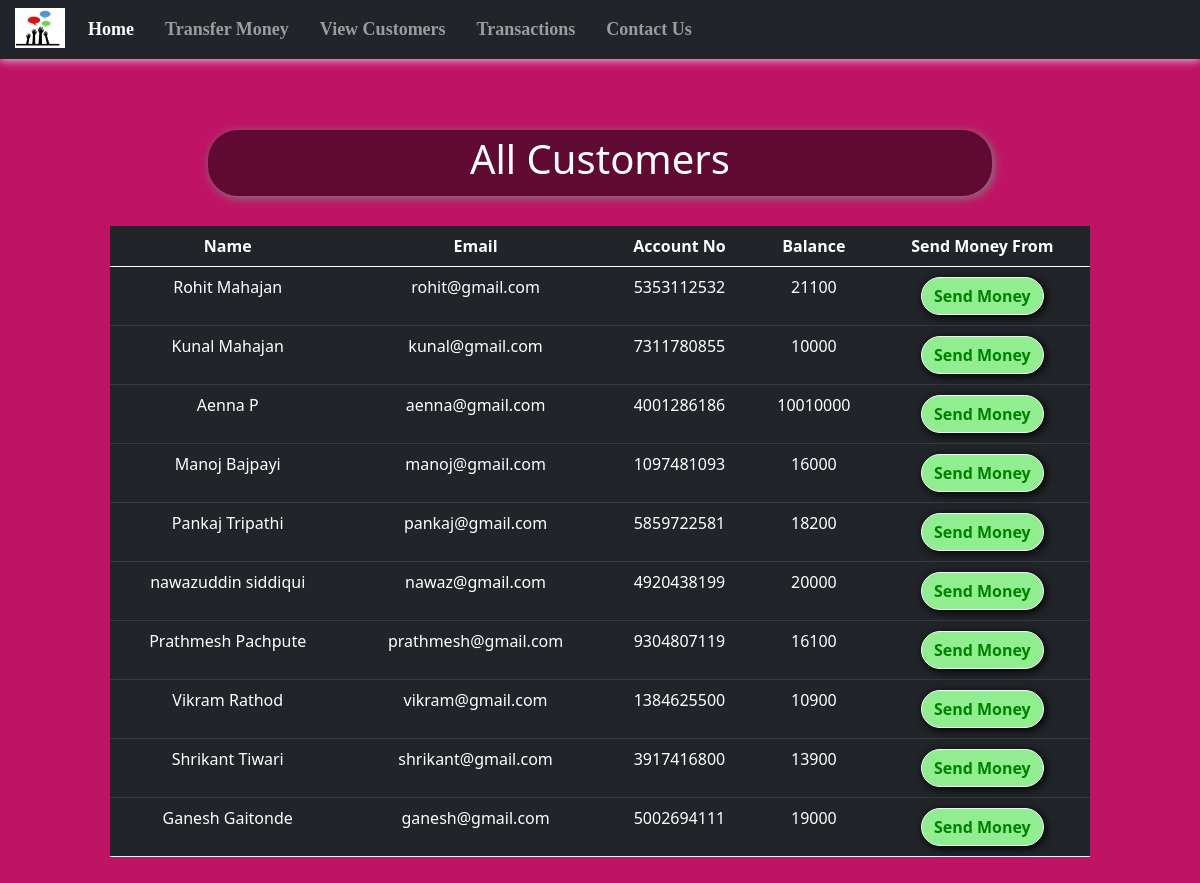
Page /all_cust.php on the earlier database version.
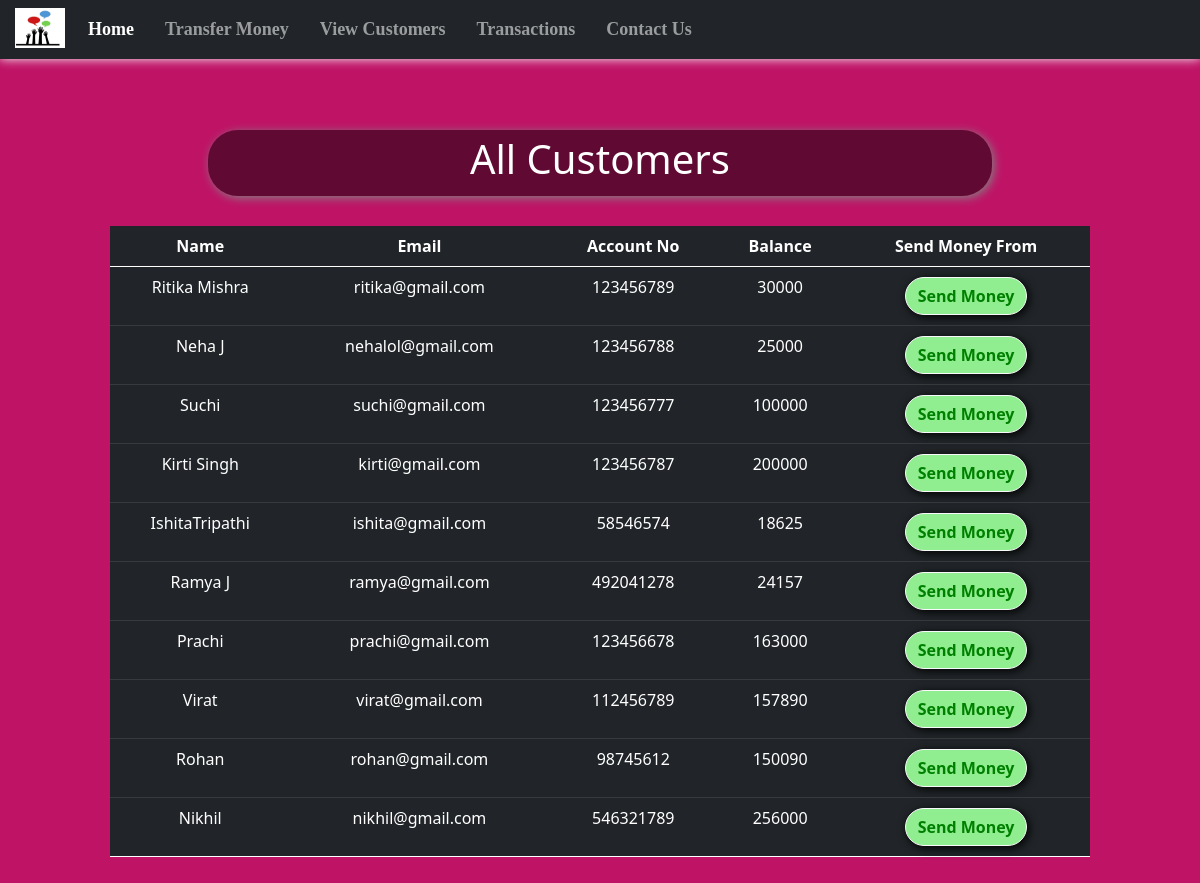
Same page on the later database version.
### tables this page shows
CREATE TABLE `users` (
  `sr` int(11) NOT NULL,
  `name` varchar(20) NOT NULL,
  `email` varchar(20) NOT NULL,
  `accno` varchar(10) NOT NULL,
  `blc` bigint(20) NOT NULL
);

### all_cust.php (the view, shortened to what this page needs)
<!DOCTYPE html>
<html lang="en">
  <head>
    <link
      href="https://cdn.jsdelivr.net/npm/bootstrap@5.0.2/dist/css/bootstrap.min.css"
      rel="stylesheet"
    />
    <link
      rel="stylesheet"
      href="https://cdnjs.cloudflare.com/ajax/libs/font-awesome/5.15.3/css/all.min.css"
    />
</head>
<body style="background-color:#bf1366;">
    <?php include 'spin.php'; ?>
<nav
        class="navbar navbar-expand-lg navbar-dark bg-dark fixed fixed-top"
        style="
          font-family: candara;
          font-size: 18px;
          box-shadow: 0px 0px 10px 0px whitesmoke;
        "
      >
        <div class="collapse navbar-collapse" id="navbarSupportedContent">
          <b>
            <ul class="navbar-nav">
              <li class="nav-item" style="margin-left: 15px">
                <img src="logo.png" width="50px" height="40px">
              </li>
              <li class="nav-item nav-links" style="margin-left: 15px">
                        <a class="nav-link active text-nowrap" aria-current="page" href="index.php">Home</a>
                        </li>
              <li class="nav-item" style="margin-left: 15px">
                <a class="nav-link text-nowrap" href="send_money.php">Transfer Money</a>
                    </li>
                    <li class="nav-item" style="margin-left:15px;">
                        <a class="nav-link text-nowrap" href="all_cust.php">View Customers</a>
                    </li>
                    <li class="nav-item" style="margin-left:15px;">
                        <a class="nav-link text-nowrap" href="transactions.php">Transactions</a>
                    </li>
                    <li class="nav-item" style="margin-left:15px;">
                        <a class="nav-link text-nowrap" href="contact_us.php">Contact Us</a>
                    </li>
                </ul>
            </b>
        </div>
    </nav>
    <center>
        <div class="container" style="margin-top: 10%; padding:10px 80px 10px 80px; ">
            <div
                style="width:80%; background-color:rgba(0,0,0,.5); padding:5px 5px 5px 5px; border-radius:30px; box-shadow: 2px 2px 10px gray;">
                <h1 style=" color:white;">All Customers</h1>
            </div>
            <?php
    $conn = mysqli_connect($servername, $username, $password, $database);
    if(!$conn){
        die("Connection not established: ".mysqli_connect_error());
    }else{
        $sql = "SELECT * FROM `users`";
        $result = mysqli_query($conn, $sql);
?>
            <table class="table table-dark" style="margin-top: 30px;">
                <thead>
                    <tr>
                        <th scope="col">Name</th>
                        <th scope="col">Email</th>
                        <th scope="col">Account No</th>
                        <th scope="col">Balance</th>
                        <th scope="col">Send Money From</th>
                    </tr>
                </thead>
                <?php
echo "<tbody>";
        while($row = mysqli_fetch_assoc($result)){
        echo    '
            <tr>
              <td>'.$row['name'].'</td>
              <td>'.$row['email'].'</td>
              <td>'.$row['accno'].'</td>
              <td>'.$row['blc'].'</td>
              <td style="padding:10px 10px 10px 10px">
              <a href="send_money.php?reads='.$row['accno'].'"
              <button type="button" class="btn mybtn btn-outline-light">Send Money</button>
              </a>
              </td>
            </tr>';
    }
    }
    echo "</tbody>";
?>
        </div>
    </center>
</body>
</html>

### spin.php (shortened to what this page needs)
<html>
<head>
<link rel="stylesheet" href="https://cdnjs.cloudflare.com/ajax/libs/font-awesome/5.15.3/css/all.min.css" />
</head>
<body>
    </body>
</html>

### all_cust.php (style rules this page uses)
th, td { text-align: center; }
.mybtn { box-shadow: 2px 2px 10px black; border-radius: 30px; font-weight: bold; background-color: lightgreen; color: green; }

Differences in the rows shown:
changed users: name "Rohit Mahajan" → "Ritika Mishra"; email "rohit@gmail.com" → "ritika@gmail.com"; accno "5353112532" → "123456789"; blc "21100" → "30000"
changed users: name "Kunal Mahajan" → "Neha J"; email "kunal@gmail.com" → "nehalol@gmail.com"; accno "7311780855" → "123456788"; blc "10000" → "25000"
changed users: name "Aenna P" → "Suchi"; email "aenna@gmail.com" → "suchi@gmail.com"; accno "4001286186" → "123456777"; blc "10010000" → "100000"
changed users: name "Manoj Bajpayi" → "Kirti Singh"; email "manoj@gmail.com" → "kirti@gmail.com"; accno "1097481093" → "123456787"; blc "16000" → "200000"
changed users: name "Pankaj Tripathi" → "IshitaTripathi"; email "pankaj@gmail.com" → "ishita@gmail.com"; accno "5859722581" → "58546574"; blc "18200" → "18625"
changed users: name "nawazuddin siddiqui" → "Ramya J"; email "nawaz@gmail.com" → "ramya@gmail.com"; accno "4920438199" → "492041278"; blc "20000" → "24157"
changed users: name "Prathmesh Pachpute" → "Prachi"; email "prathmesh@gmail.com" → "prachi@gmail.com"; accno "9304807119" → "123456678"; blc "16100" → "163000"
changed users: name "Vikram Rathod" → "Virat"; email "vikram@gmail.com" → "virat@gmail.com"; accno "1384625500" → "112456789"; blc "10900" → "157890"
changed users: name "Shrikant Tiwari" → "Rohan"; email "shrikant@gmail.com" → "rohan@gmail.com"; accno "3917416800" → "98745612"; blc "13900" → "150090"
changed users: name "Ganesh Gaitonde" → "Nikhil"; email "ganesh@gmail.com" → "nikhil@gmail.com"; accno "5002694111" → "546321789"; blc "19000" → "256000"
